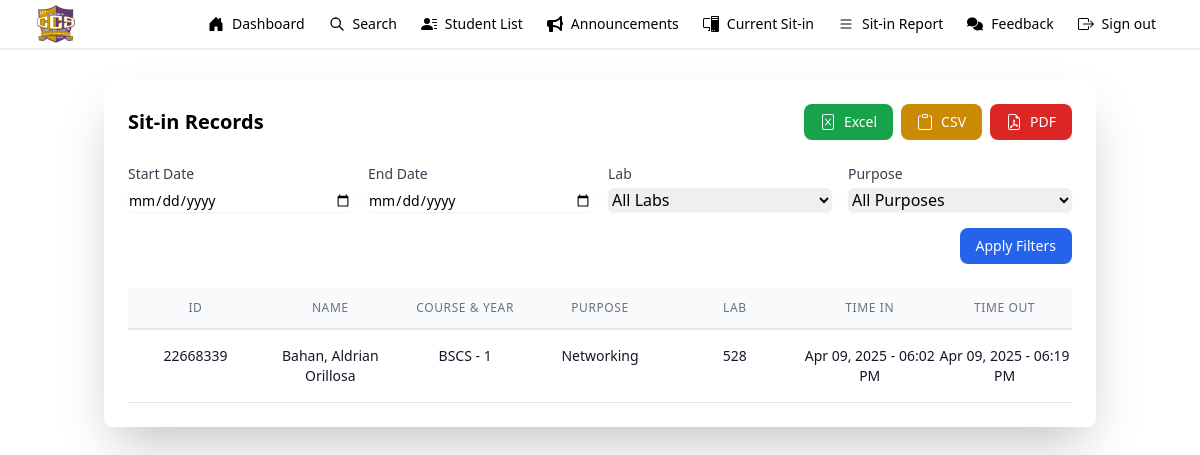
The page /admin/sitin_record.php on the database as committed earlier.
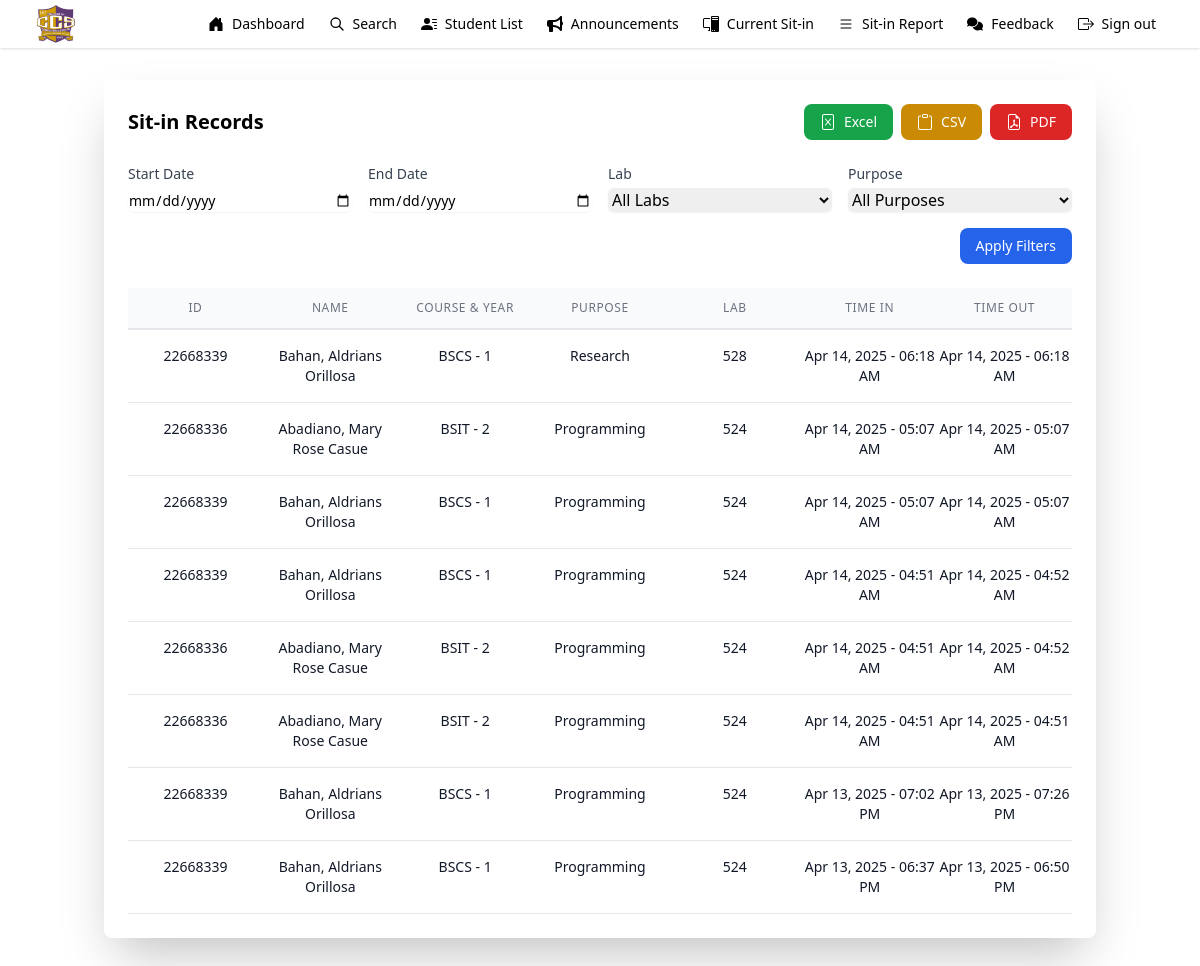
The same page on the database as committed later.
### tables this page shows
CREATE TABLE `sit_in` (
  `id` int(50) NOT NULL,
  `idno` int(11) NOT NULL,
  `lastname` varchar(50) NOT NULL,
  `firstname` varchar(50) NOT NULL,
  `midname` varchar(50) NOT NULL,
  `course` varchar(50) NOT NULL,
  `year` int(11) NOT NULL,
  `sitin_purpose` enum('Programming','Research','Networking') NOT NULL,
  `lab` enum('524','526','528') NOT NULL,
  `time_in` timestamp NULL DEFAULT NULL,
  `time_out` timestamp NULL DEFAULT NULL
);

CREATE TABLE `students` (
  `id` int(20) NOT NULL,
  `idno` int(20) NOT NULL,
  `lastname` varchar(50) NOT NULL,
  `firstname` varchar(50) NOT NULL,
  `midname` varchar(50) NOT NULL,
  `course` enum('BSIT','BSCS') NOT NULL,
  `year` int(9) NOT NULL,
  `username` varchar(50) NOT NULL,
  `password` varchar(50) NOT NULL,
  `profile` varchar(225) NOT NULL,
  `session` int(30) NOT NULL DEFAULT 30
);

### admin/sitin_record.php (the view, shortened to what the changed rows need)
<?php
include "../admin/admin_nav.php";
$query = "SELECT students.idno, students.lastname, students.firstname, students.midname, students.course, students.year,
          sit_in.sitin_purpose, sit_in.lab, sit_in.time_in, sit_in.time_out
          FROM sit_in
          JOIN students ON sit_in.idno = students.idno
          WHERE sit_in.time_out IS NOT NULL";
$query .= " ORDER BY sit_in.time_in DESC";
$result = mysqli_query($mysql, $query);
?>
<!DOCTYPE html>
<html lang="en">
<head>
    <script src="https://cdn.tailwindcss.com"></script>
</head>
<body class="bg-gray-100">
    <div class="container mx-auto px-4 py-8">
        <div class="max-w-7xl mx-auto">
            <div class="bg-white shadow-2xl rounded-lg p-6">
                <div class="flex justify-between items-center mb-6">
                    <h2 class="text-xl font-semibold">Sit-in Records</h2>
                </div>
                <div class="overflow-x-auto">
                    <div class="overflow-y-auto max-h-[600px]">
                        <?php while ($row = mysqli_fetch_assoc($result)):
                            $time_in = strtotime($row['time_in']);
                            $time_out = strtotime($row['time_out']);
                        ?>
                            <div class="grid grid-cols-7 text-center border-b py-4 hover:bg-gray-50 transition">
                                <p class="text-sm text-gray-900"><?php echo htmlspecialchars($row['idno']); ?></p>
                                <p class="text-sm text-gray-900"><?php echo htmlspecialchars($row['lastname'] . ', ' . $row['firstname'] . ' ' . $row['midname']); ?></p>
                                <p class="text-sm text-gray-900"><?php echo htmlspecialchars($row['course'] . ' - ' . $row['year']); ?></p>
                                <p class="text-sm text-gray-900"><?php echo htmlspecialchars($row['sitin_purpose']); ?></p>
                                <p class="text-sm text-gray-900"><?php echo htmlspecialchars($row['lab']); ?></p>
                                <p class="text-sm text-gray-900"><?php echo date('M d, Y - h:i A', $time_in); ?></p>
                                <p class="text-sm text-gray-900"><?php echo date('M d, Y - h:i A', $time_out); ?></p>
                            </div>
                        <?php endwhile; ?>
                    </div>
                </div>
            </div>
        </div>
    </div>
</body>
</html>

Rows that differ between the two databases and show on the page:
removed sit_in: students.idno "22668339", students.lastname+firstname+midname "Bahan, Aldrian Orillosa", students.course+year "BSCS - 1", sitin_purpose "Networking", lab "528", time_in "Apr 09, 2025 - 06:02 PM", time_out "Apr 09, 2025 - 06:19 PM"
added sit_in: students.idno "22668339", students.lastname+firstname+midname "Bahan, Aldrians Orillosa", students.course+year "BSCS - 1", sitin_purpose "Research", lab "528", time_in "Apr 14, 2025 - 06:18 AM", time_out "Apr 14, 2025 - 06:18 AM"
added sit_in: students.idno "22668336", students.lastname+firstname+midname "Abadiano, Mary Rose Casue", students.course+year "BSIT - 2", sitin_purpose "Programming", lab "524", time_in "Apr 14, 2025 - 05:07 AM", time_out "Apr 14, 2025 - 05:07 AM"
added sit_in: students.idno "22668339", students.lastname+firstname+midname "Bahan, Aldrians Orillosa", students.course+year "BSCS - 1", sitin_purpose "Programming", lab "524", time_in "Apr 14, 2025 - 05:07 AM", time_out "Apr 14, 2025 - 05:07 AM"
added sit_in: students.idno "22668339", students.lastname+firstname+midname "Bahan, Aldrians Orillosa", students.course+year "BSCS - 1", sitin_purpose "Programming", lab "524", time_in "Apr 14, 2025 - 04:51 AM", time_out "Apr 14, 2025 - 04:52 AM"
added sit_in: students.idno "22668336", students.lastname+firstname+midname "Abadiano, Mary Rose Casue", students.course+year "BSIT - 2", sitin_purpose "Programming", lab "524", time_in "Apr 14, 2025 - 04:51 AM", time_out "Apr 14, 2025 - 04:52 AM"
added sit_in: students.idno "22668336", students.lastname+firstname+midname "Abadiano, Mary Rose Casue", students.course+year "BSIT - 2", sitin_purpose "Programming", lab "524", time_in "Apr 14, 2025 - 04:51 AM", time_out "Apr 14, 2025 - 04:51 AM"
added sit_in: students.idno "22668339", students.lastname+firstname+midname "Bahan, Aldrians Orillosa", students.course+year "BSCS - 1", sitin_purpose "Programming", lab "524", time_in "Apr 13, 2025 - 07:02 PM", time_out "Apr 13, 2025 - 07:26 PM"
added sit_in: students.idno "22668339", students.lastname+firstname+midname "Bahan, Aldrians Orillosa", students.course+year "BSCS - 1", sitin_purpose "Programming", lab "524", time_in "Apr 13, 2025 - 06:37 PM", time_out "Apr 13, 2025 - 06:50 PM"
